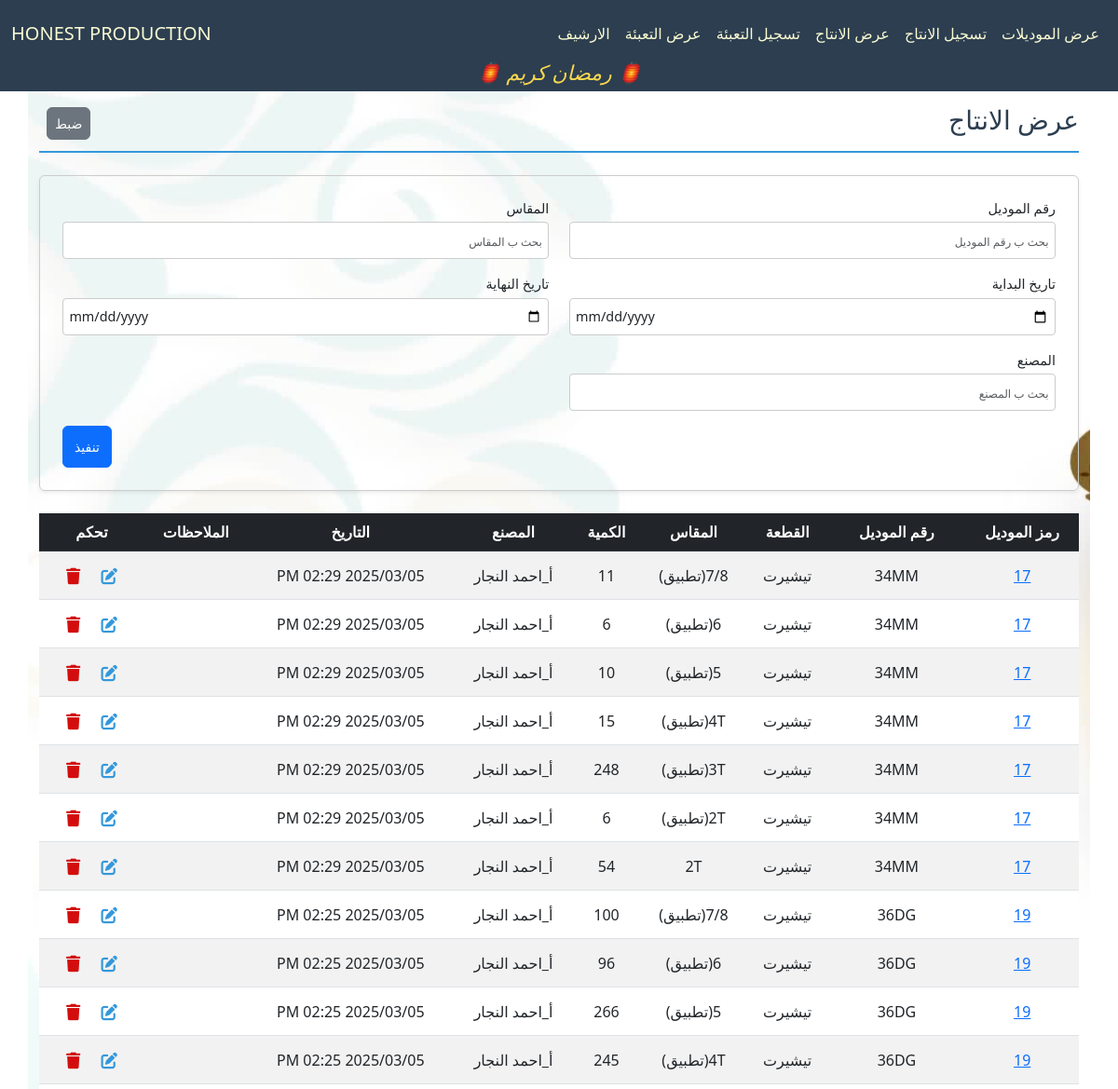
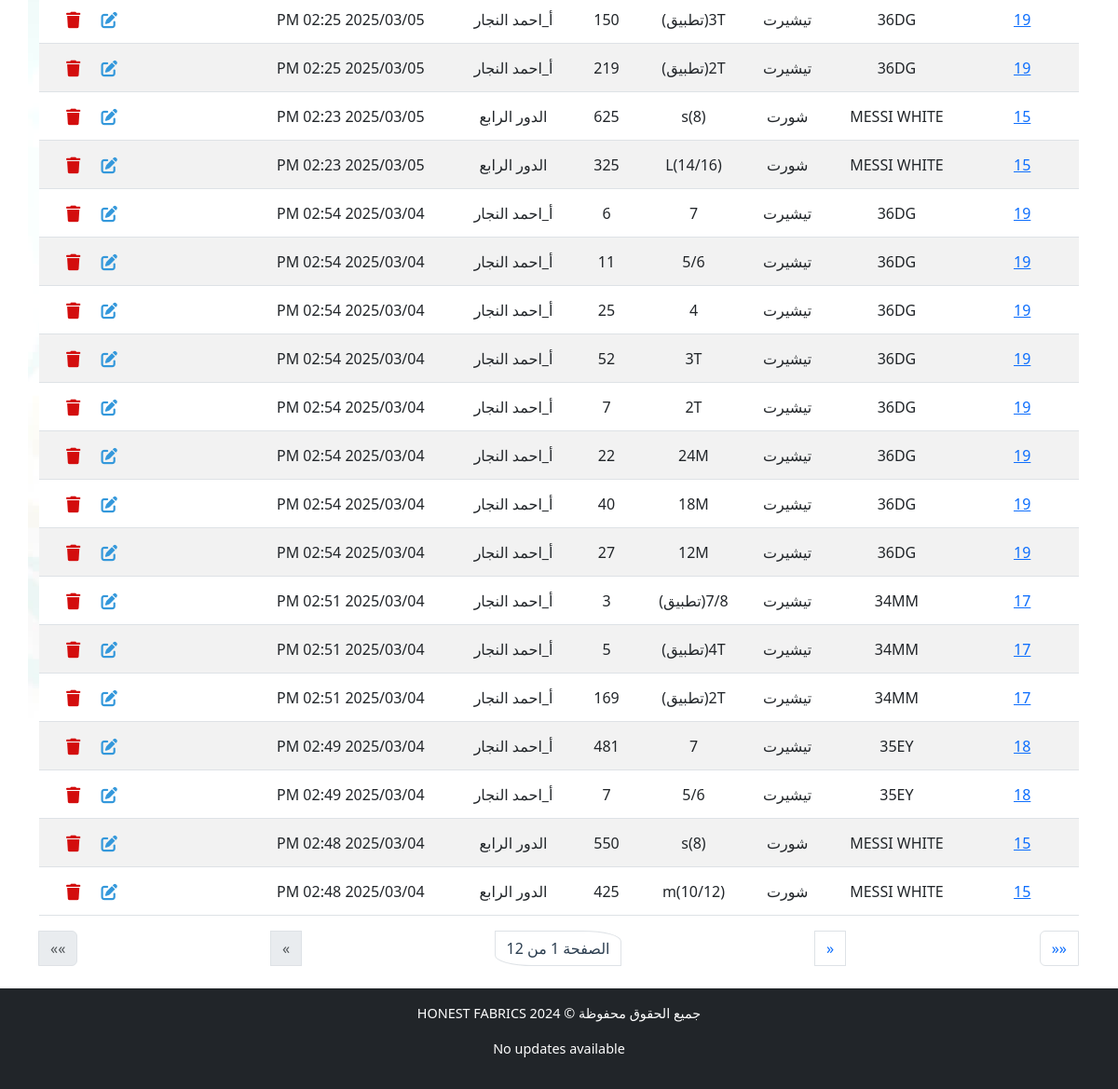
The page /production/production-list on the database its author committed (2 pictures, top to bottom).
### production/models.py (models this page shows, shortened)
class ProductionPiece(models.Model):
    piece = models.ForeignKey(Piece, verbose_name="القطعة", on_delete=models.CASCADE, related_name="productions")
    created_at = models.DateTimeField(verbose_name="تاريخ الإنشاء", default=now)
    used_amount = models.IntegerField(verbose_name="الكمية للانتاج", default=0, blank=True)
    factory = models.CharField(max_length=50, verbose_name="المصنع", blank=True)
    comment = models.CharField(max_length=100, verbose_name="الملاحظات", blank=True)
    class Meta:
        ordering = ['-created_at']

class Piece(models.Model):
    model = models.ForeignKey(Model, verbose_name="الموديل", on_delete=models.CASCADE, related_name="pieces")
    type = models.CharField(max_length=50, verbose_name="النوع", blank=True)
    size = models.CharField(max_length=50, verbose_name="المقاس", blank=True)
    available_amount = models.IntegerField(verbose_name="الكمية المتبقية", blank=True, default=0)
    used_amount = models.IntegerField(verbose_name="الكمية المستخدمة", default=0, blank=True)
    class Meta:
        ordering = ['size', 'type']

class Model(models.Model):
    id = models.AutoField(primary_key=True, verbose_name="الرمز")
    model_number = models.CharField(max_length=50, verbose_name="رقم الموديل", unique=True)
    created_at = models.DateTimeField(verbose_name="تاريخ الإنشاء", default=now)
    ended_at = models.DateTimeField(verbose_name="تاريخ الانتهاء", blank=True, null=True)
    shipped_at = models.DateTimeField(verbose_name="تاريخ الشحن", blank=True, null=True)
    is_archive = models.BooleanField(default=False)
    is_shipped = models.BooleanField(default=False)
    available_carton = models.IntegerField(verbose_name="الكراتين المتبقية", blank=True, default=0)
    used_carton = models.IntegerField(verbose_name="الكراتين المستخدمة", blank=True, default=0)
    class Meta:
        ordering = ["-created_at"]

### production/views.py (the view)
# urls.py: path('production-list', ProductionListingView.as_view(), name='production_list_view'),
class ProductionListingView(ListView):
    template_name = "production/list_production.html"
    model = ProductionPiece
    paginate_by = 30
    filter_fields = ["model_number", "type", "size", "start_date", "end_date", "factory"]
    def parse_date(self, date_str):
        try:
            normalized_date = date_str.replace("\\", "/")
            return datetime.strptime(normalized_date, "%Y-%m-%d")
        except (ValueError, AttributeError):
            return None
    def get_queryset(self):
        queryset = super().get_queryset()
        filters = Q()
        model_number = self.request.GET.get("model_number")
        if model_number:
            filters &= Q(piece__model__model_number__icontains=model_number)
        size = self.request.GET.get("size")
        if size:
            filters &= Q(piece__size__icontains=size)
        type = self.request.GET.get("type")
        if type:
            filters &= Q(piece__type__icontains=type)
        factory = self.request.GET.get("factory")
        if factory:
            filters &= Q(factory__icontains=factory)
        start_date = self.parse_date(self.request.GET.get("start_date"))
        end_date = self.parse_date(self.request.GET.get("end_date"))
        if start_date:
            filters &= Q(created_at__gte=start_date)
        if end_date:
            filters &= Q(created_at__lte=end_date)
        return queryset.filter(filters)
    def get_context_data(self, **kwargs):
        context = super().get_context_data(**kwargs)
        context["filter_fields"] = [
            {"field_name": "model_number", "verbose_name": "رقم الموديل", "value": self.request.GET.get("model_number", "")},
            {"field_name": "size", "verbose_name": "المقاس", "value": self.request.GET.get("size", "")},
            {"field_name": "start_date", "verbose_name": "تاريخ البداية", "value": self.request.GET.get("start_date", "")},
            {"field_name": "end_date", "verbose_name": "تاريخ النهاية", "value": self.request.GET.get("end_date", "")},
            {"field_name": "factory", "verbose_name": "المصنع", "value": self.request.GET.get("factory", "")},
        ]
        return context

### production/templates/production/list_production.html (shortened to what this page needs)
{% extends "cloth/layout.html" %}
{% load math_filters %}
{% block home_page %}
<a class="navbar-brand" href="{% url 'model_list_view' %}">HONEST PRODUCTION</a>
{% endblock %}
{% block navbar_links_small %}
{% include "production/nav_links.html" %}
{% endblock %}
{% block body %}
    <div class="pt-4 section-title d-flex justify-content-between align-items-center">
        <h2>عرض الانتاج</h2>
        <div class="ps-2">
            <a href="{% url 'production_list_view' %}" class="px-2 btn btn-secondary">ضبط</a>
        </div>
    </div>
    <form method="get" class="filter-form-flex mb-4 p-4 rounded shadow-sm">
        {% for filter_field in filter_fields %}
        <div class="form-group mb-3">
            <label for="filter_{{ forloop.counter }}" class="form-label">{{ filter_field.verbose_name }}</label>
            <input
                type="{% if filter_field.field_name in 'start_date end_date' %}date{% else %}text{% endif %}"
                id="filter_{{ forloop.counter }}"
                name="{{ filter_field.field_name }}"
                placeholder="بحث ب {{ filter_field.verbose_name }}"
                class="form-control"
                value="{{ filter_field.value }}">
        </div>
        {% endfor %}
        <div class="submit-container">
            <button type="submit" class="btn btn-primary submit-btn">تنفيذ</button>
        </div>
    </form>
    <div class="table-responsive">
        <table class="table table-striped table-hover">
            <thead class="table-dark">
                <tr>
                    <th>رمز الموديل</th>
                    <th>رقم الموديل</th>
                    <th>القطعة</th>
                    <th>المقاس</th>
                    <th>الكمية</th>
                    <th>المصنع</th>
                    <th>التاريخ</th>
                    <th>الملاحظات</th>
                    <th>تحكم</th>
                </tr>
            </thead>
            <tbody>
                {% for production_item in object_list %}
                <tr class="clickable-row" data-detail_url="{% url 'model_detail_view' production_item.piece.model.id %}">
                    <td>
                        <a href="{% url 'model_detail_view' production_item.piece.model.id %}">{{ production_item.piece.model.id }}</a>
                    </td>
                    <td>{{ production_item.piece.model.model_number }}</td>
                    <td>{{ production_item.piece.type }}</td>
                    <td>{{ production_item.piece.size }}</td>
                    <td>{{ production_item.used_amount }}</td>
                    <td>{{ production_item.factory }}</td>
                    <td dir="rtl">{{ production_item.created_at|date:"Y/m/d h:i A" }}</td>
                    <td style="overflow-x:auto; max-width:100px; ">{{ production_item.comment }}</td>
                    <td>
                        <a class="px-2 btn" href="{% url 'productionpiece_edit' production_item.id %}">
                        </a>
                        <a class="px-2 btn" href="{% url 'productionpiece_delete' production_item.id %}">
                            </a>
                    </td>
                </tr>
                {% empty %}
                <tr>
                    <td colspan="9" class="text-center">لا يوجد عناصر</td>
                </tr>
                {% endfor %}
            </tbody>
        </table>
    </div>
    <nav aria-label="Page navigation">
        <ul class="pagination justify-content-between">
            <li class="page-item {% if not page_obj.has_next %}disabled{% endif %}">
                {% if page_obj.has_next %}
                <a class="page-link" href="?page={{ page_obj.paginator.num_pages }}{% for key, value in request.GET.items %}{% if key != 'page' %}&{{ key }}={{ value|urlencode }}{% endif %}{% endfor %}" aria-label="Last">
                    <span aria-hidden="true">&laquo;&laquo;</span>
                </a>
                {% else %}
                <span class="page-link" aria-disabled="true">
                    <span aria-hidden="true">&laquo;&laquo;</span>
                </span>
                {% endif %}
            </li>
            <li class="page-item {% if not page_obj.has_next %}disabled{% endif %}">
                {% if page_obj.has_next %}
                <a class="page-link" href="?page={{ page_obj.next_page_number }}{% for key, value in request.GET.items %}{% if key != 'page' %}&{{ key }}={{ value|urlencode }}{% endif %}{% endfor %}" aria-label="Next">
                    <span aria-hidden="true">&laquo;</span>
                </a>
                {% else %}
                <span class="page-link" aria-disabled="true">
                    <span aria-hidden="true">&laquo;</span>
                </span>
                {% endif %}
            </li>
            <li class="page-item pagination_page_li">
                <span class="page-link">الصفحة {{ page_obj.number }} من {{ page_obj.paginator.num_pages }}</span>
            </li>
            <li class="page-item {% if not page_obj.has_previous %}disabled{% endif %}">
                {% if page_obj.has_previous %}
                <a class="page-link" href="?page={{ page_obj.previous_page_number }}{% for key, value in request.GET.items %}{% if key != 'page' %}&{{ key }}={{ value|urlencode }}{% endif %}{% endfor %}" aria-label="Previous">
                    <span aria-hidden="true">&raquo;</span>
                </a>
                {% else %}
                <span class="page-link" aria-disabled="true">
                    <span aria-hidden="true">&raquo;</span>
                </span>
                {% endif %}
            </li>
            <li class="page-item {% if not page_obj.has_previous %}disabled{% endif %}">
                {% if page_obj.has_previous %}
                <a class="page-link" href="?page=1{% for key, value in request.GET.items %}{% if key != 'page' %}&{{ key }}={{ value|urlencode }}{% endif %}{% endfor %}" aria-label="First">
                    <span aria-hidden="true">&raquo;&raquo;</span>
                </a>
                {% else %}
                <span class="page-link" aria-disabled="true">
                    <span aria-hidden="true">&raquo;&raquo;</span>
                </span>
                {% endif %}
            </li>
    </ul>
</nav>
{% endblock body %}

### cloth/static/cloth/styles.css (style rules this page uses)
:root { --primary-color: #3498db; --light-blue: #3db1ff5e; --secondary-color: #2c3e50; --success-color: #2ecc71; --danger-color: #e74c3c; --warning-color: #f1c40f; --light-bg: #f8f9fa; --dark-bg: #343a40; --light-text: lightgoldenrodyellow; --golden-text: rgb(255, 255, 0); --border-color: #dee2e6; --white-color: #ffffff; }
*, *::before, *::after { box-sizing: border-box; }
ul, div { padding: 0; margin: 0; }
body { background-color: var(--light-bg); margin-inline: 0; font-family: 'Segoe UI', Tahoma, Geneva, Verdana, sans-serif; line-height: 1.6; font-size: 16px; }
#navbar, #navbar a, #navbar-menu-body, #navbar-menu-body a { color: var(--light-text); }
.section-title { color: var(--secondary-color); border-bottom: 2px solid var(--primary-color); padding-bottom: 0.5rem; margin-bottom: 1.5rem; font-weight: bold; }
.table { border-collapse: separate; border-spacing: 0; border-radius: 8px; width: 100%; }
.table th, .table td { text-align: center; vertical-align: middle; padding: 10px; }
.table-striped tbody tr:nth-of-type(odd) { background-color: var(--light-bg); }
.table-dark th { background-color: var(--secondary-color); color: var(--light-text); }
.table-responsive { overflow-x: auto; }
.table-responsive table th, .table-responsive table td { white-space: nowrap; min-width: fit-content; }
.table-responsive table { width: 100%; table-layout: auto; }
.filter-form-flex { display: flex; flex-wrap: wrap; padding: 1rem; border: 1px solid #ccc; border-radius: 8px; justify-content: space-between; column-gap: 2px; direction: rtl; }
.filter-form-flex .form-group { display: flex; flex-direction: column; margin-bottom: 5px; width: 49%; }
.filter-form-flex .form-label { font-size: 0.9rem; margin-bottom: 0.25rem; }
.filter-form-flex .form-control { border: 1px solid #ccc; border-radius: 4px; padding: 0.4rem; font-size: 0.9rem; }
.filter-form-flex input[type="text"], .filter-form-flex input[type="number"], .filter-form-flex input[type="date"] { width: 100%; height: 40px; }
.submit-container { display: flex; justify-content: flex-end; width: 100%; }
.filter-form-flex .submit-btn { width: auto; height: 45px; font-size: 1rem; }
.pagination_page_li span { color: var(--secondary-color); border-top-right-radius: 30%; border-bottom-left-radius: 30%; }
@media (max-width: 1200px) { body { font-size: 15px; } }
@media (max-width: 1200px) { h4.section-title, h2 { font-size: 28px !important; } }
@media (max-width: 1200px) { p.lead, .oped_details_btn, .btn { font-size: 14px !important; } }
@media (max-width: 1200px) { ::placeholder { font-size: 12px !important; } }

### rows shown on the page
ProductionPiece: piece.model.id "17", piece.model.model_number "34MM", piece.type "تيشيرت", piece.size "7/8(تطبيق)", used_amount "11", factory "أ_احمد النجار", created_at "2025/03/05 02:29 PM"
ProductionPiece: piece.model.id "17", piece.model.model_number "34MM", piece.type "تيشيرت", piece.size "6(تطبيق)", used_amount "6", factory "أ_احمد النجار", created_at "2025/03/05 02:29 PM"
ProductionPiece: piece.model.id "17", piece.model.model_number "34MM", piece.type "تيشيرت", piece.size "5(تطبيق)", used_amount "10", factory "أ_احمد النجار", created_at "2025/03/05 02:29 PM"
ProductionPiece: piece.model.id "17", piece.model.model_number "34MM", piece.type "تيشيرت", piece.size "4T(تطبيق)", used_amount "15", factory "أ_احمد النجار", created_at "2025/03/05 02:29 PM"
ProductionPiece: piece.model.id "17", piece.model.model_number "34MM", piece.type "تيشيرت", piece.size "3T(تطبيق)", used_amount "248", factory "أ_احمد النجار", created_at "2025/03/05 02:29 PM"
ProductionPiece: piece.model.id "17", piece.model.model_number "34MM", piece.type "تيشيرت", piece.size "2T(تطبيق)", used_amount "6", factory "أ_احمد النجار", created_at "2025/03/05 02:29 PM"
ProductionPiece: piece.model.id "17", piece.model.model_number "34MM", piece.type "تيشيرت", piece.size "2T", used_amount "54", factory "أ_احمد النجار", created_at "2025/03/05 02:29 PM"
ProductionPiece: piece.model.id "19", piece.model.model_number "36DG", piece.type "تيشيرت", piece.size "7/8(تطبيق)", used_amount "100", factory "أ_احمد النجار", created_at "2025/03/05 02:25 PM"
ProductionPiece: piece.model.id "19", piece.model.model_number "36DG", piece.type "تيشيرت", piece.size "6(تطبيق)", used_amount "96", factory "أ_احمد النجار", created_at "2025/03/05 02:25 PM"
ProductionPiece: piece.model.id "19", piece.model.model_number "36DG", piece.type "تيشيرت", piece.size "5(تطبيق)", used_amount "266", factory "أ_احمد النجار", created_at "2025/03/05 02:25 PM"
ProductionPiece: piece.model.id "19", piece.model.model_number "36DG", piece.type "تيشيرت", piece.size "4T(تطبيق)", used_amount "245", factory "أ_احمد النجار", created_at "2025/03/05 02:25 PM"
ProductionPiece: piece.model.id "19", piece.model.model_number "36DG", piece.type "تيشيرت", piece.size "3T(تطبيق)", used_amount "150", factory "أ_احمد النجار", created_at "2025/03/05 02:25 PM"
ProductionPiece: piece.model.id "19", piece.model.model_number "36DG", piece.type "تيشيرت", piece.size "2T(تطبيق)", used_amount "219", factory "أ_احمد النجار", created_at "2025/03/05 02:25 PM"
ProductionPiece: piece.model.id "15", piece.model.model_number "MESSI WHITE", piece.type "شورت", piece.size "s(8)", used_amount "625", factory "الدور الرابع", created_at "2025/03/05 02:23 PM"
ProductionPiece: piece.model.id "15", piece.model.model_number "MESSI WHITE", piece.type "شورت", piece.size "L(14/16)", used_amount "325", factory "الدور الرابع", created_at "2025/03/05 02:23 PM"
ProductionPiece: piece.model.id "19", piece.model.model_number "36DG", piece.type "تيشيرت", piece.size "7", used_amount "6", factory "أ_احمد النجار", created_at "2025/03/04 02:54 PM"
ProductionPiece: piece.model.id "19", piece.model.model_number "36DG", piece.type "تيشيرت", piece.size "5/6", used_amount "11", factory "أ_احمد النجار", created_at "2025/03/04 02:54 PM"
ProductionPiece: piece.model.id "19", piece.model.model_number "36DG", piece.type "تيشيرت", piece.size "4", used_amount "25", factory "أ_احمد النجار", created_at "2025/03/04 02:54 PM"
ProductionPiece: piece.model.id "19", piece.model.model_number "36DG", piece.type "تيشيرت", piece.size "3T", used_amount "52", factory "أ_احمد النجار", created_at "2025/03/04 02:54 PM"
ProductionPiece: piece.model.id "19", piece.model.model_number "36DG", piece.type "تيشيرت", piece.size "2T", used_amount "7", factory "أ_احمد النجار", created_at "2025/03/04 02:54 PM"
ProductionPiece: piece.model.id "19", piece.model.model_number "36DG", piece.type "تيشيرت", piece.size "24M", used_amount "22", factory "أ_احمد النجار", created_at "2025/03/04 02:54 PM"
ProductionPiece: piece.model.id "19", piece.model.model_number "36DG", piece.type "تيشيرت", piece.size "18M", used_amount "40", factory "أ_احمد النجار", created_at "2025/03/04 02:54 PM"
ProductionPiece: piece.model.id "19", piece.model.model_number "36DG", piece.type "تيشيرت", piece.size "12M", used_amount "27", factory "أ_احمد النجار", created_at "2025/03/04 02:54 PM"
ProductionPiece: piece.model.id "17", piece.model.model_number "34MM", piece.type "تيشيرت", piece.size "7/8(تطبيق)", used_amount "3", factory "أ_احمد النجار", created_at "2025/03/04 02:51 PM"
ProductionPiece: piece.model.id "17", piece.model.model_number "34MM", piece.type "تيشيرت", piece.size "4T(تطبيق)", used_amount "5", factory "أ_احمد النجار", created_at "2025/03/04 02:51 PM"
ProductionPiece: piece.model.id "17", piece.model.model_number "34MM", piece.type "تيشيرت", piece.size "2T(تطبيق)", used_amount "169", factory "أ_احمد النجار", created_at "2025/03/04 02:51 PM"
ProductionPiece: piece.model.id "18", piece.model.model_number "35EY", piece.type "تيشيرت", piece.size "7", used_amount "481", factory "أ_احمد النجار", created_at "2025/03/04 02:49 PM"
ProductionPiece: piece.model.id "18", piece.model.model_number "35EY", piece.type "تيشيرت", piece.size "5/6", used_amount "7", factory "أ_احمد النجار", created_at "2025/03/04 02:49 PM"
ProductionPiece: piece.model.id "15", piece.model.model_number "MESSI WHITE", piece.type "شورت", piece.size "s(8)", used_amount "550", factory "الدور الرابع", created_at "2025/03/04 02:48 PM"
ProductionPiece: piece.model.id "15", piece.model.model_number "MESSI WHITE", piece.type "شورت", piece.size "m(10/12)", used_amount "425", factory "الدور الرابع", created_at "2025/03/04 02:48 PM"

### other values the page prints
{{ filter_field.verbose_name }} "رقم الموديل" "المقاس" "تاريخ البداية" "تاريخ النهاية" "المصنع"
{{ page_obj.paginator.num_pages }} "12"
